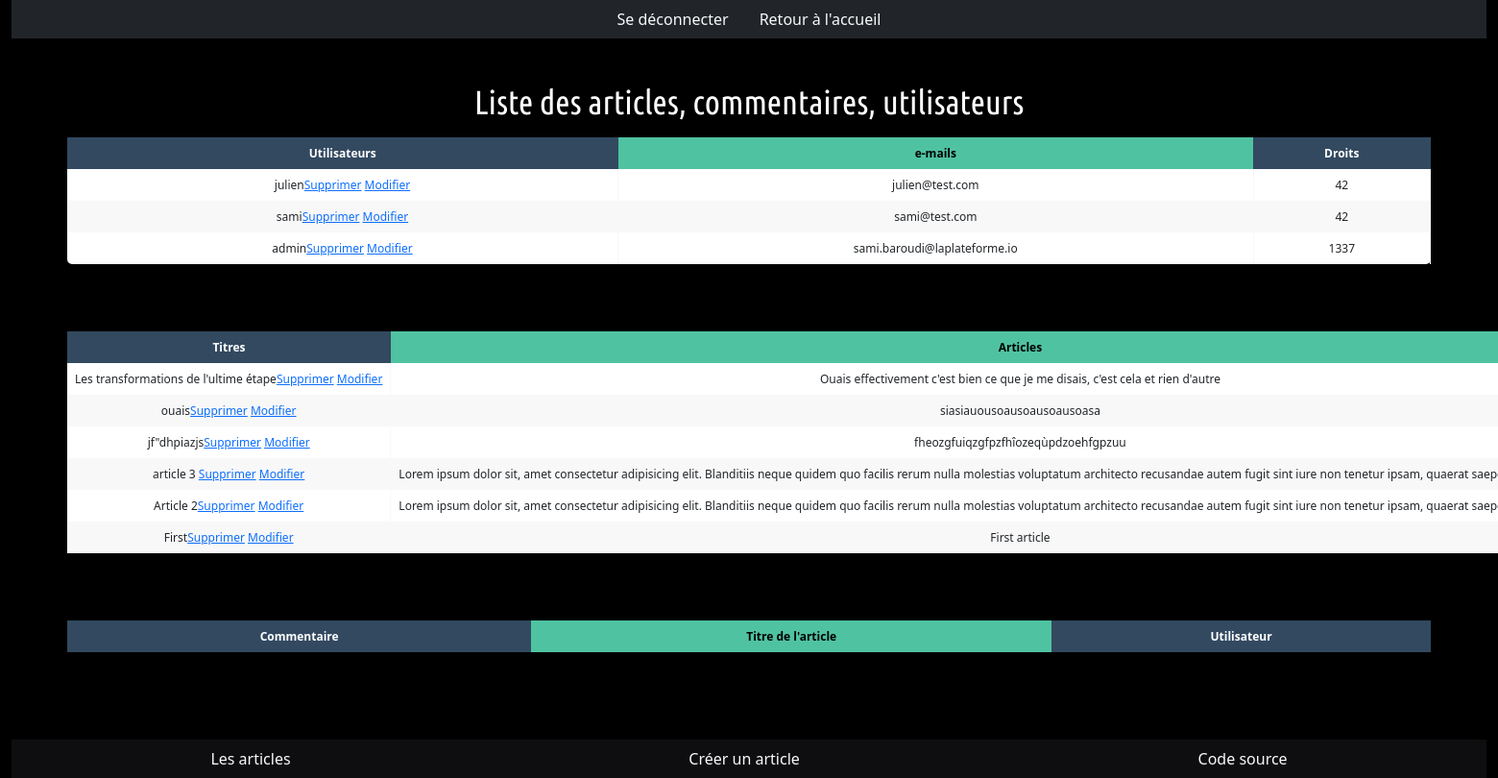
The app's page /PHP/admin.php (signed in), older data.
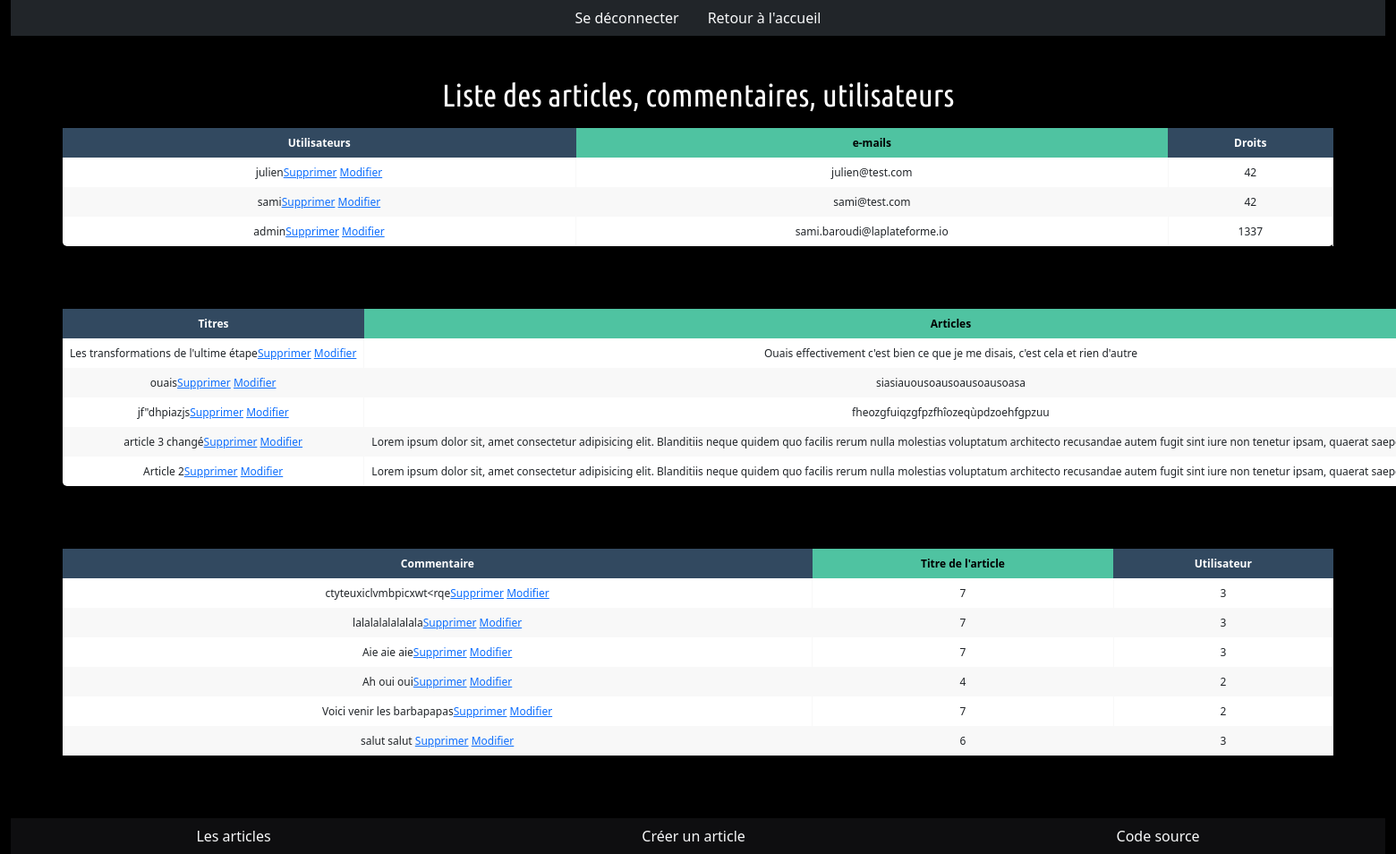
The same page, newer data.
### tables this page shows
CREATE TABLE `utilisateurs` (
  `id` int(11) NOT NULL,
  `login` varchar(255) NOT NULL,
  `password` varchar(255) NOT NULL,
  `email` varchar(255) NOT NULL,
  `droits` int(11) NOT NULL
);

CREATE TABLE `articles` (
  `id` int(11) NOT NULL,
  `title` varchar(255) NOT NULL,
  `article` text NOT NULL,
  `id_utilisateur` int(11) NOT NULL,
  `id_categorie` int(11) NOT NULL,
  `date` timestamp NOT NULL DEFAULT current_timestamp() ON UPDATE current_timestamp()
);

CREATE TABLE `commentaires` (
  `id` int(11) NOT NULL,
  `commentaire` varchar(1024) NOT NULL,
  `id_article` int(11) NOT NULL,
  `id_utilisateur` int(11) NOT NULL,
  `date` timestamp NOT NULL DEFAULT current_timestamp() ON UPDATE current_timestamp()
);

### PHP/admin.php (the view, shortened to what this page needs)
<?php
require 'configuration.php';
$users = $db->query('SELECT * FROM `utilisateurs` ORDER BY id DESC');
$article = $db->query('SELECT * FROM `articles` ORDER BY id DESC');
$com = $db->query('SELECT * FROM `commentaires` ORDER BY id DESC');
?>
<html lang="fr">
<head>
  <link href="https://cdn.jsdelivr.net/npm/bootstrap@5.1.3/dist/css/bootstrap.min.css" rel="stylesheet">
  <link rel="stylesheet" href="../CSS/blog.css">
</head>
<body>
  <div class="container-fluid gray">
    <header>
      <?php
      include("header-admin.php");
      ?>
    </header>
  </div>
  <main class="footer-auto-bottom">
    <div class="titre-index-zone">
      <p1 class="titre-index">Liste des articles, commentaires, utilisateurs</p1><br />
    </div>
    <article>
      <div class="table-wrapper">
        <table class="fl-table">
          <thead>
            <tr>
              <th>Utilisateurs</th>
              <th>e-mails</th>
              <th>Droits</th>
            </tr>
          </thead>
          <tbody>
            <?php
            while ($data = $users->fetch())
            {
              echo "<tr>
                  <td>" . $data['login'] . "<a href=\"admin.php?delete-user=$data[id]\">Supprimer</a> <a href=\"admin-profil.php?id=$data[id]\">Modifier</a></td>";
              echo "<td>" . $data['email'] . "</td>";
              echo "<td>" . $data['droits'] . "</td>
                  </tr>";
            }
            ?>
          </tbody>
        </table>
      </div>
      <div class="table-wrapper">
        <table class="fl-table">
          <thead>
            <tr>
              <th>Titres</th>
              <th>Articles</th>
            </tr>
          </thead>
          <tbody>
            <?php
            while ($data = $article->fetch())
            {
              echo "<tr>
                  <td>" . $data['title'] . "<a href=\"admin.php?delete-article=$data[id]\">Supprimer</a> <a href=\"admin-article-edit.php?id=$data[id]\">Modifier</a></td>";
              echo "<td>" . $data['article'] . "</td>";
              echo "<td>" . $data['id_categorie'] . "</td>
                  </tr>";
            }
            ?>
          </tbody>
        </table>
      </div>
      <div class="table-wrapper">
        <table class="fl-table">
          <thead>
            <tr>
              <th>Commentaire</th>
              <th>Titre de l'article</th>
              <th>Utilisateur</th>
            </tr>
          </thead>
          <tbody>
            <?php
            while ($data = $com->fetch())
            {
              echo "<tr>
                  <td>" . $data['commentaire'] . "<a href=\"admin-edit-commentaire.php?delete-com=$data[id]\">Supprimer</a> <a href=\"admin-edit-commentaire.php?id=$data[id]\">Modifier</a></td>";
              echo "<td>" . $data['id_article'] . "</td>";
              echo "<td>" . $data['id_utilisateur'] . "</td>
                  </tr>";
            }
            ?>
          </tbody>
        </table>
      </div>
    </article>
  </main>
  <footer>
    <div class="container-fluid gray">
      <?php
      include("footer2.php");
      ?>
    </div>
  </footer>
</body>
</html>

### PHP/header-admin.php (shortened to what this page needs)
<!DOCTYPE html>
<html lang="fr">
    <head>
    </head>
    <body>
        <nav class="nav bg-dark justify-content-center">
            <a class='nav-link text-light' href="deconnexion.php">Se déconnecter</a>
            <a class='nav-link text-light' href="../index.php">Retour à l'accueil</a>
        </nav>
    </body>
</html>

### PHP/footer2.php (shortened to what this page needs)
<!DOCTYPE html>
<html lang="fr">
<head>
</head>
<body>
    <div class="footer-all-page">
        <div class="footer">
            <a class='nav-link text-light' href="articles.php">Les articles</a>
            <a class='nav-link text-light' href="creer-article.php">Créer un article</a>
            <a class='nav-link text-light' href="https://github.com/sami-baroudi2/blog">Code source</a>
        </div>
    </div>
</body>

### CSS/blog.css (style rules this page uses)
body { margin: 0; overflow: hidden; background: #000; }
footer { bottom: 0; }
.footer { display: flex; align-items: center; justify-content: space-around; position: relative; width: 100%; bottom: 0; background-color: #0e0e10; }
.titre-index { color: white; font-size: 35px; font-family: "ubuntucondensed"; }
.titre-index-zone { height: auto; width: 100%; margin-top: 40px; display: flex; justify-content: center; }
.table-wrapper { margin: 10px 70px 70px; box-shadow: 0px 35px 50px rgba(0, 0, 0, 0.2); }
.fl-table { border-radius: 5px; font-size: 12px; font-weight: normal; border: none; border-collapse: collapse; width: 100%; max-width: 100%; white-space: nowrap; background-color: white; }
.fl-table td, .fl-table th { text-align: center; padding: 8px; }
.fl-table td { border-right: 1px solid #f8f8f8; font-size: 12px; }
.fl-table thead th { color: rgb(0, 0, 0); background: #4fc3a1; }
.fl-table thead th:nth-child(odd) { color: #ffffff; background: #324960; }
.fl-table tr:nth-child(even) { background: #f8f8f8; }
.footer-auto-bottom { min-height: calc(96.3vh - 40px - 40px); }

Row changes from the older to the newer data that the page shows:
removed articles: title "First", article "First article"
changed articles: title "article 3" → "article 3 changé"
added commentaires: commentaire "ctyteuxiclvmbpicxwt<rqe", id_article "7", id_utilisateur "3"
added commentaires: commentaire "lalalalalalalala", id_article "7", id_utilisateur "3"
added commentaires: commentaire "Aie aie aie", id_article "7", id_utilisateur "3"
added commentaires: commentaire "Ah oui oui", id_article "4", id_utilisateur "2"
added commentaires: commentaire "Voici venir les barbapapas", id_article "7", id_utilisateur "2"
added commentaires: commentaire "salut salut", id_article "6", id_utilisateur "3"
